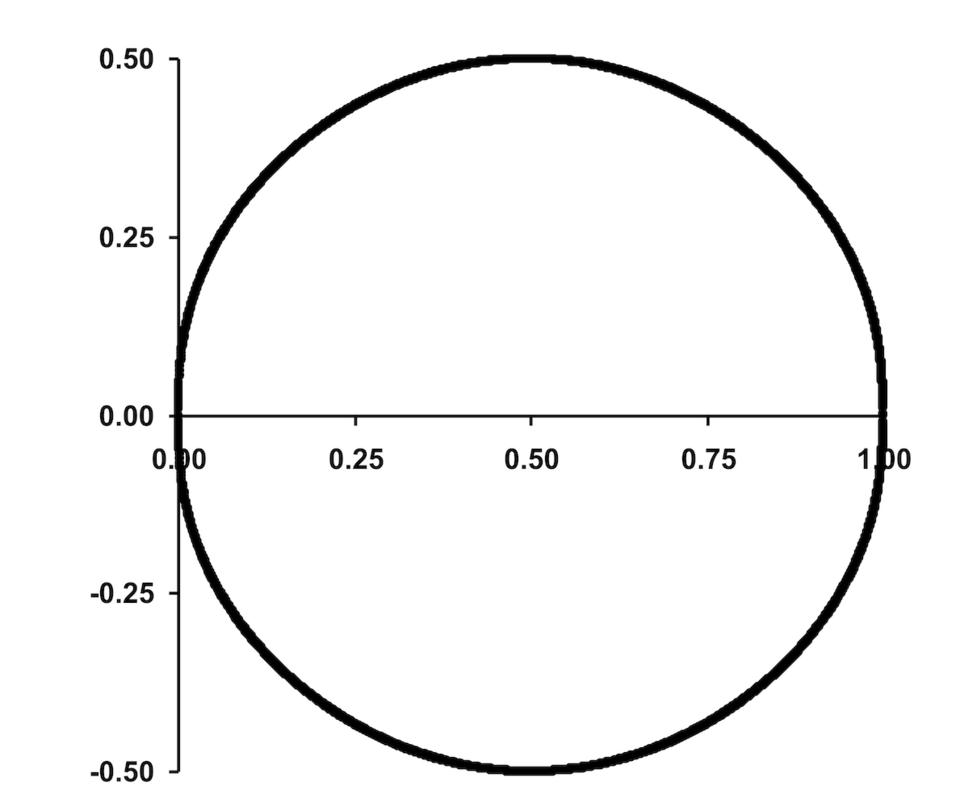
#> input picture sim/images/web/Circle_outline.png.png, 960 x 807 px, given in place of Ionicons_ellipse-outline.svg.png, which was not available; the run also reads 1 picture not shown here
$ python compose_sheet.py
#> lines starting #> are read from the running program, lines starting #| are printed output that depends on the picture; after the words box and inside, x2 and y2 are one past the last pixel; in counts of white or black regions, pixels touching at a corner belong together
#!/usr/bin/env python3
"""Compose print-like target sheets from the downloaded web shape artwork."""
import os, cv2, numpy as np

WEB = r'E:\FPGA\FPGA_MAX\sim\images\web'
OUT = r'E:\FPGA\FPGA_MAX\sim\images\src'
W, H = 960, 240


def load(path):
    img = cv2.imread(path, cv2.IMREAD_UNCHANGED)
#> img is the input picture: shape (807, 960, 4); mean B, G, R, A 245, 245, 245, 255
    if img is None:
        raise SystemExit('missing ' + path)
    if img.ndim == 3 and img.shape[2] == 4:
        a = img[:, :, 3:4].astype(np.float32) / 255.0
#> a: shape (807, 960, 1) float32; every value is 1
        img = (img[:, :, :3].astype(np.float32) * a + 255.0 * (1 - a)).astype(np.uint8)
#> img: shape (807, 960, 3)
    if img.ndim == 3:
        img = cv2.cvtColor(img, cv2.COLOR_BGR2GRAY)
#> img: shape (807, 960)
    return img


def silhouette(gray):
    """Fill the outer contour so the printed shape has one clean boundary."""
    _, bw = cv2.threshold(gray, 128, 255, cv2.THRESH_BINARY_INV)
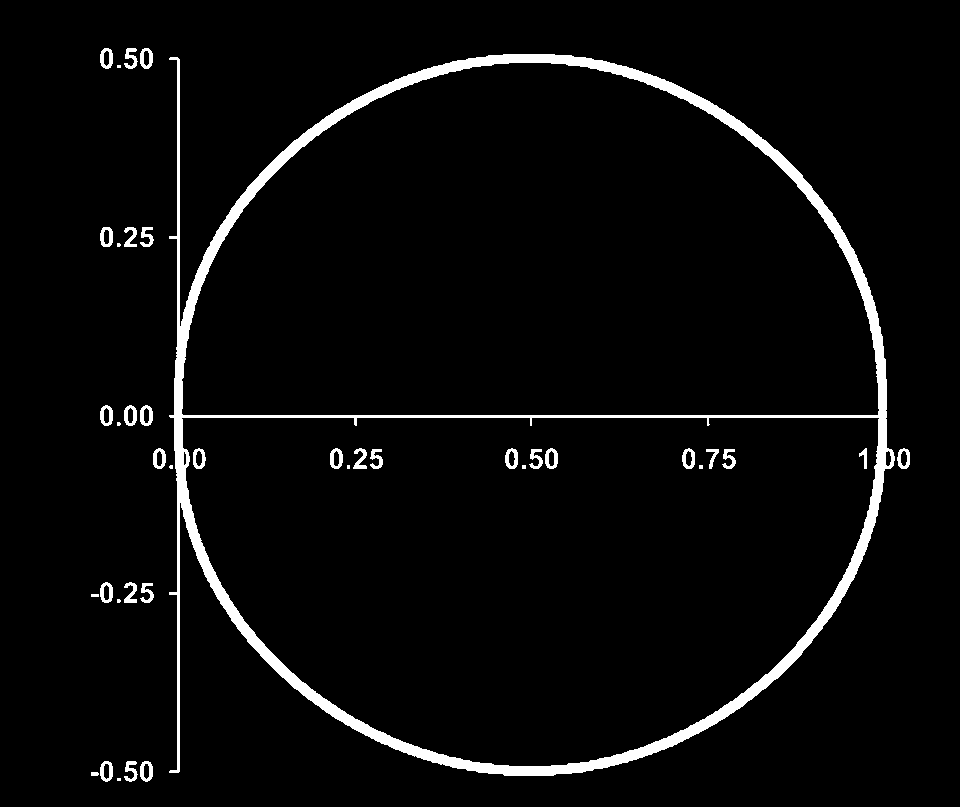
#> bw: shape (807, 960); 4% white; 40 white regions (9 under 20 px)
    cnts, _ = cv2.findContours(bw, cv2.RETR_EXTERNAL, cv2.CHAIN_APPROX_NONE)
#> cnts = 26 contours, 7 with area under 20; largest, box (x1, y1, x2, y2) and area: (169, 54, 895, 776) 409812, (140, 405, 153, 426) 204, (140, 48, 153, 69) 204, (140, 761, 153, 782) 203, (124, 405, 137, 426) 203
    out = np.full_like(gray, 255)
    if cnts:
        cv2.drawContours(out, [max(cnts, key=cv2.contourArea)], -1, 0, thickness=cv2.FILLED)
#> out: shape (807, 960); 46.9% white; 1 white region, box (x1, y1, x2, y2) and area: (0, 0, 960, 807) 363310
    ys, xs = np.nonzero(out < 128)
    return out[ys.min():ys.max() + 1, xs.min():xs.max() + 1]
#> returned value: shape (722, 726); 21.5% white; 8 white regions, largest, box (x1, y1, x2, y2) and area: (386, 0, 726, 402) 29435, (385, 407, 726, 722) 29035, (0, 449, 335, 722) 24648


def place(canvas, shape, cx, cy, target_h):
    h, w = shape.shape
    s = target_h / h
    nw, nh = max(1, int(round(w * s))), target_h
    r = cv2.resize(shape, (nw, nh), interpolation=cv2.INTER_AREA)
    x0, y0 = int(cx - nw / 2), int(cy - nh / 2)
    roi = canvas[y0:y0 + nh, x0:x0 + nw]
    m = r < 128
    roi[m] = 0
    return canvas


def save(img, name):
    os.makedirs(OUT, exist_ok=True)
    cv2.imwrite(os.path.join(OUT, name + '.png'), img)
    print(name, img.shape, 'dark px', int((img < 128).sum()))


def blank():
    return np.full((H, W), 255, np.uint8)


circle = silhouette(load(os.path.join(WEB, 'Ionicons_ellipse-outline.svg.png')))
rect   = silhouette(load(os.path.join(WEB, 'Rectangle_outline_Pinhead_icon.svg.png')))
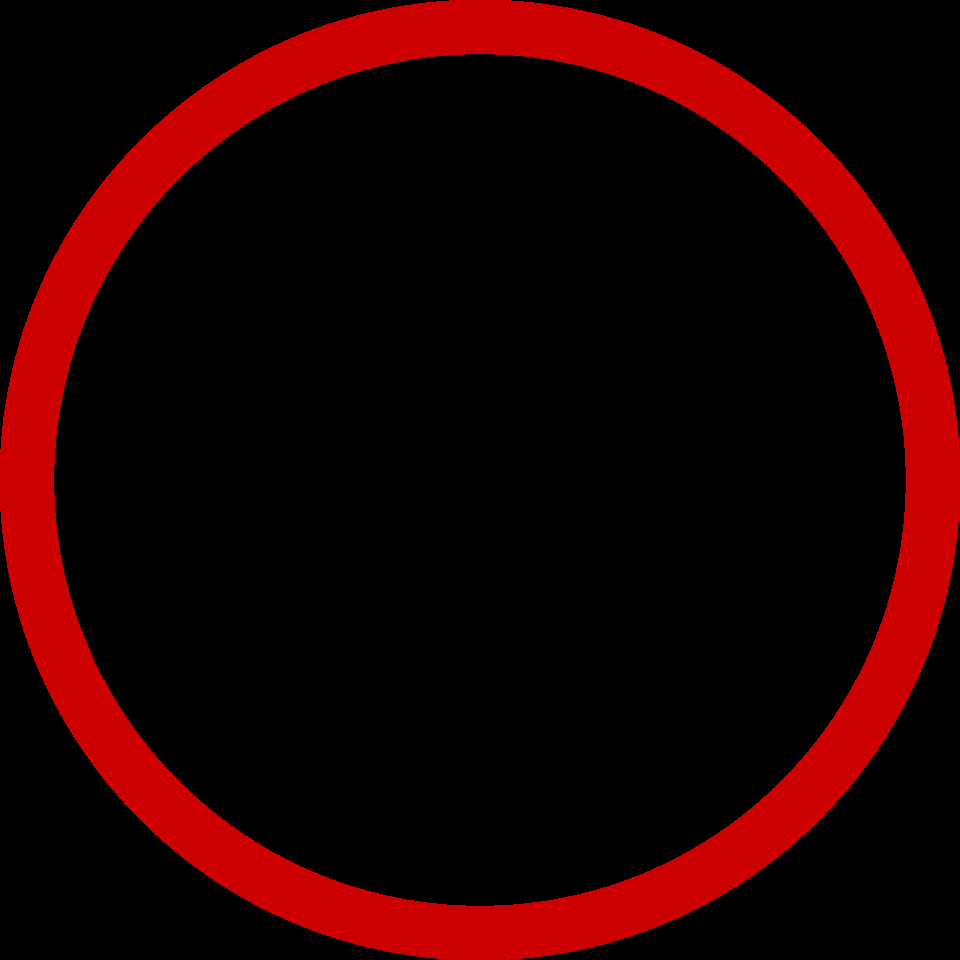
#> input picture sim/images/web/Red_circle_frame_transparent.svg.png, 960 x 960 px, given in place of Rectangle_outline_Pinhead_icon.svg.png, which was not available
#> in load, img is the input picture: shape (960, 960, 4); mean B, G, R, A 0, 0, 34.6, 42.4
#> in silhouette (call 2), `_, bw = cv2.threshold(gray, 128, 255, cv2.THRESH_BINARY_INV)`: bw: shape (960, 960); 16.5% white; 1 white region
#> in silhouette (call 2), `cnts, _ = cv2.findContours(bw, cv2.RETR_EXTERNAL, cv2.CHAIN_APPROX_NONE)`: cnts = 1 contour; box (x1, y1, x2, y2) and area: (0, 0, 960, 960) 722212
#> in silhouette (call 2), `cv2.drawContours(out, [max(cnts, key=cv2.contourArea)], -1, 0, thickne..`: out: shape (960, 960); 21.5% white; 4 white regions, box (x1, y1, x2, y2) and area: (0, 498, 462, 960) 49513, (498, 497, 960, 960) 49508, (0, 0, 462, 462) 49506, (498, 0, 960, 463) 49504
tri    = silhouette(load(os.path.join(WEB, 'triangle_up_cc0.png')))
#> in load (call 3), `img = (img[:, :, :3].astype(np.float32) * a + 255.0 * (1 - a)).astype(..`:
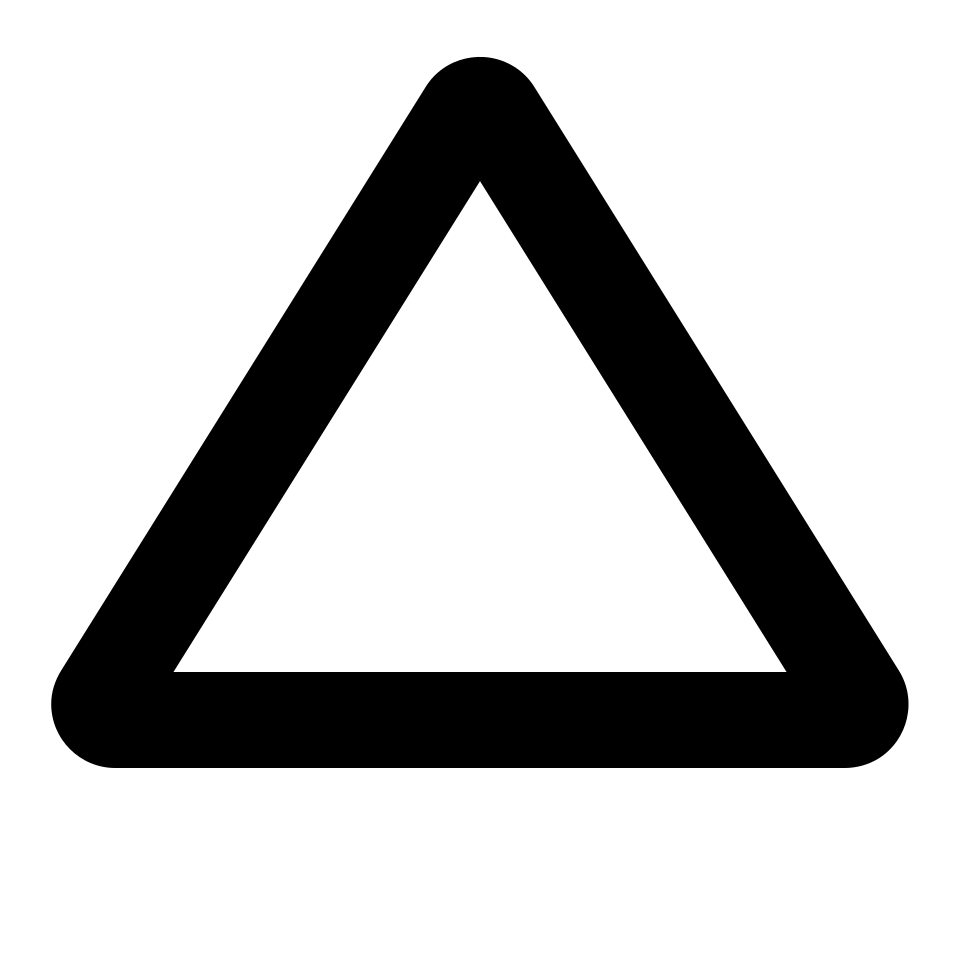
#> img: shape (960, 960, 3); min 0, max 255, mean 197
#> in silhouette (call 3), `_, bw = cv2.threshold(gray, 128, 255, cv2.THRESH_BINARY_INV)`: bw: shape (960, 960); 22.7% white; 1 white region
#> in silhouette (call 3), `cnts, _ = cv2.findContours(bw, cv2.RETR_EXTERNAL, cv2.CHAIN_APPROX_NONE)`: cnts = 1 contour; box (x1, y1, x2, y2) and area: (51, 57, 909, 768) 358921
#> in silhouette (call 3), `cv2.drawContours(out, [max(cnts, key=cv2.contourArea)], -1, 0, thickne..`: out: shape (960, 960); 60.9% white; 1 black region, box (x1, y1, x2, y2) and area: (51, 57, 909, 768) 360050
#> in silhouette (call 3), `return out[ys.min():ys.max() + 1, xs.min():xs.max() + 1]`: returned value: shape (711, 858); 41% white; 4 white regions, box (x1, y1, x2, y2) and area: (438, 0, 858, 646) 124101, (0, 0, 420, 641) 124092, (802, 647, 858, 711) 899, (0, 653, 56, 711) 896
plus   = silhouette(load(os.path.join(WEB, 'plus_Plus_sign_svg.png')))
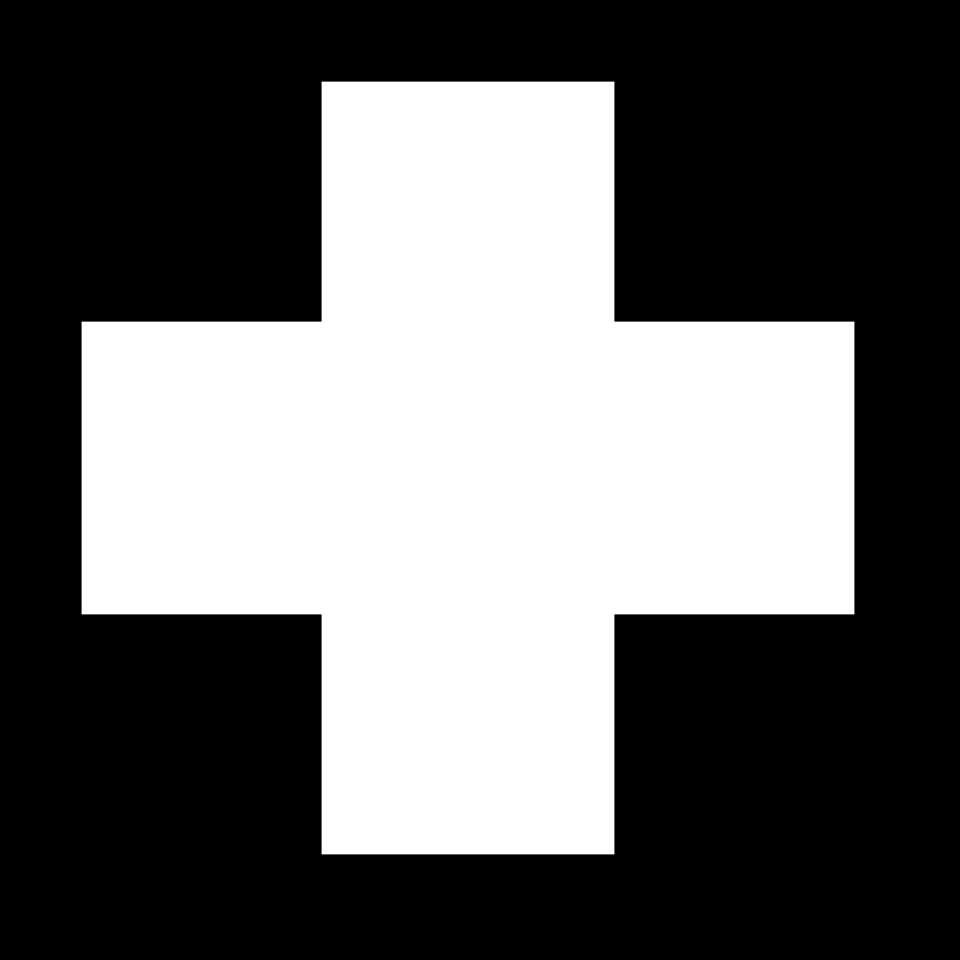
#> input picture sim/images/web/plus_Plus_sign_svg.png, 960 x 960 px, found by its file name
#> in load, img is the input picture: shape (960, 960, 4); mean B, G, R, A 101.5, 101.5, 101.5, 164
#> in silhouette (call 4), `_, bw = cv2.threshold(gray, 128, 255, cv2.THRESH_BINARY_INV)`: bw: shape (960, 960); 24.8% white; 1 white region
#> in silhouette (call 4), `cnts, _ = cv2.findContours(bw, cv2.RETR_EXTERNAL, cv2.CHAIN_APPROX_NONE)`: cnts = 1 contour; box (x1, y1, x2, y2) and area: (14, 14, 922, 922) 592247
#> in silhouette (call 4), `cv2.drawContours(out, [max(cnts, key=cv2.contourArea)], -1, 0, thickne..`: out: shape (960, 960); 35.5% white; 1 white region, box (x1, y1, x2, y2) and area: (0, 0, 960, 960) 327544
#> in silhouette (call 4), `return out[ys.min():ys.max() + 1, xs.min():xs.max() + 1]`: returned value: shape (908, 908); 27.9% white; 4 white regions, box (x1, y1, x2, y2) and area: (0, 0, 241, 241) 57602, (667, 0, 908, 241) 57602, (0, 667, 241, 908) 57602, (667, 667, 908, 908) 57602

for name, shp, h, cx in [('circle', circle, 160, 480), ('rect', rect, 130, 480),
                         ('tri', tri, 180, 480), ('plus', plus, 160, 480)]:
    c = blank()
    place(c, shp, cx, 120, h)
    save(c, name + '_web')
#> this loop made 4 passes
#> (name, w in place, s in place, nw in place, nh in place, x0 in place, y0 in place) on passes 1 to 4: ('circle', 726, 0.222, 161, 160, 399, 40), ('rect', 960, 0.135, 130, 130, 415, 55), ('tri', 858, 0.253, 217, 180, 371, 30), ('plus', 908, 0.176, 160, 160, 400, 40)
#| circle_web (240, 960) dark px 20146
#| rect_web (240, 960) dark px 13264
#| tri_web (240, 960) dark px 23064
#| plus_web (240, 960) dark px 18544
#> pass 1, in place, `r = cv2.resize(shape, (nw, nh), interpolation=cv2.INTER_AREA)`:
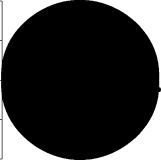
#> r: shape (160, 161); min 0, max 255, mean 54.9
#> pass 1, in save, `cv2.imwrite(os.path.join(OUT, name + '.png'), img)`:
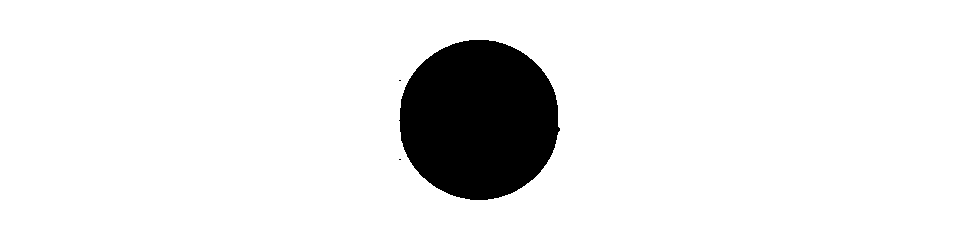
#> saved as circle_web.png: shape (240, 960); 91.3% white; 3 black regions (2 under 20 px), largest, box (x1, y1, x2, y2) and area: (399, 40, 560, 200) 20142
#> after the loop: c: shape (240, 960); 92% white; 1 black region, box (x1, y1, x2, y2) and area: (400, 40, 560, 200) 18544

c = blank()
place(c, circle, 130, 120, 160)
#> in place (call 5), `roi[m] = 0`: roi: shape (160, 161); 21.8% white; 4 white regions, box (x1, y1, x2, y2) and area: (90, 0, 161, 88) 1447, (89, 91, 161, 160) 1425, (0, 81, 71, 160) 1383, (0, 0, 70, 80) 1359
#> c: shape (240, 960); 91.3% white; 3 black regions (2 under 20 px), largest, box (x1, y1, x2, y2) and area: (49, 40, 210, 200) 20142
place(c, rect,   370, 110, 140)
#> in place (call 6), `roi = canvas[y0:y0 + nh, x0:x0 + nw]`: roi: shape (140, 140); every value is 255
#> in place (call 6), `m = r < 128`: m: shape (140, 140) bool; 78.4% white; 4 black regions, box (x1, y1, x2, y2) and area: (0, 0, 62, 62) 1058, (78, 0, 140, 62) 1058, (0, 78, 62, 140) 1058, (78, 78, 140, 140) 1058
#> c: shape (240, 960); 84.6% white; 4 black regions (2 under 20 px), largest, box (x1, y1, x2, y2) and area: (49, 40, 210, 200) 20142, (300, 40, 440, 180) 15368
place(c, tri,    690, 115, 180)
#> in place (call 7), `roi = canvas[y0:y0 + nh, x0:x0 + nw]`: roi: shape (180, 217); every value is 255
#> in place (call 7), `m = r < 128`: m: shape (180, 217) bool; 59% white; 4 black regions, box (x1, y1, x2, y2) and area: (113, 0, 217, 161) 7942, (0, 0, 104, 160) 7941, (205, 167, 217, 180) 57, (0, 168, 12, 180) 56
#> c: shape (240, 960); 74.6% white; 5 black regions (2 under 20 px), largest, box (x1, y1, x2, y2) and area: (581, 25, 798, 205) 23064, (49, 40, 210, 200) 20142, (300, 40, 440, 180) 15368
save(c, 'sheet_web')
#| sheet_web (240, 960) dark px 58578

# Plus sign next to the three positives: it must stay undetected.
c = blank()
place(c, circle, 110, 120, 150)
#> in place (call 8), `roi = canvas[y0:y0 + nh, x0:x0 + nw]`: roi: shape (150, 151); every value is 255
#> in place (call 8), `m = r < 128`:
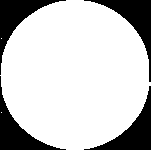
#> m: shape (150, 151) bool; 78.2% white; 4 black regions, box (x1, y1, x2, y2) and area: (84, 0, 151, 82) 1273, (84, 86, 151, 150) 1255, (0, 76, 66, 150) 1215, (0, 0, 66, 75) 1198
place(c, rect,   330, 110, 130)
place(c, tri,    550, 115, 170)
place(c, plus,   790, 120, 150)
save(c, 'sheet_plus_web')
#| sheet_plus_web (240, 960) dark px 67644
